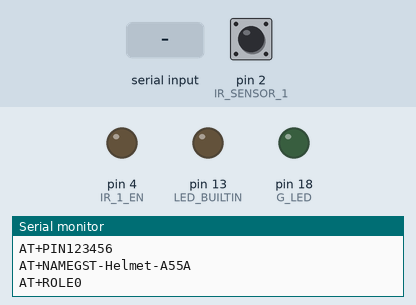
This sketch was run on a simulated Arduino Nano, built with avr-gcc and run on an emulated ATmega328P. Parts: output pins drawn as LEDs (lit = HIGH), the last lines printed to the serial monitor. Dashed ring = blinking. Inputs (shaded band) come from the test bench; at power-on: pin 2 (IR_SENSOR_1) HIGH.

Above: at 0.1 s.
At 1.3 s:
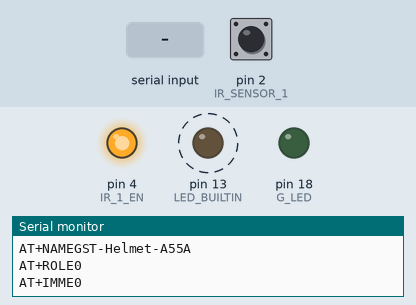
1.4 s: "$\n" received over Serial
2.9 s: pin 2 (IR_SENSOR_1) driven LOW
5.9 s: pin 2 (IR_SENSOR_1) driven HIGH
7.5 s: "*\n" received over Serial
9.0 s: "1\n" received over Serial
10.5 s: pin 2 (IR_SENSOR_1) pulsed LOW 2 times (0.12 s each, 0.3 s apart)
Timing chart, 0 to 60.1 s (numbered marks = the images above; inputs shaded):
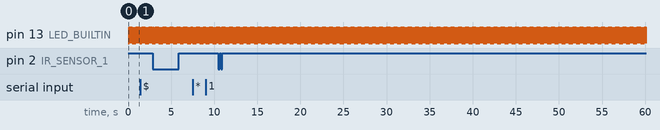

The sketch:

HelmetModule.ino
```cpp
/*
        MCU    MCU      Nano    My
        pin    func     pin    func
        -----------------------------
             |         |    |        |
        PD2  | INT0    |  2 | IR1.IN |<--------< IR SENSOR 1        (+)
        PD3  | INT1    |  3 | IR2.IN |<--------< IR SENSOR 2        (+)
             |         |    |        |
        PD0  | RXD     | RX |  IR.RX |<--------< IR MUX OUT         (+)
        PD1  | TXD     | TX |  BT.TX |>--------> BT RXD             (+)
        PB0  | PB0     |  8 |  BT.RX |<--------< BT TXD             (-)
        PB1  | PB1     |  9 | AUX.TX |>--------> (not connected)    (-)
             |         |    |        |
        PD4  | PD4     |  4 | IR1.EN |>--------> Enable RX of IR SENSOR 1 / 1=Enamble
             |         |    |        |
        -----------------------------
             |         |    |        |
        PB2  | nSS     | 10 |     SS |---------- (not connected)    (-)
        PB3  | MOSI    | 11 |   MOSI |>--------> (not connected)    (-)
        PB4  | MISO    | 12 |   MISO |<--------< (not connected)    (-)
        PB5  | SCK     | 13 |    SCK |>--------> (not connected)    (-)
             |         |    |        |
        PC4  | SDA     | A4 |    SDA |---------- (not connected)    (-)
        PC5  | SCL     | A5 |    SCL |---------- (not connected)    (-)
             |         |    |        |
        PC0  | PC0     | A0 |  R.LED |>--------> RED LED
        PC2  | PC2     | A2 |  Y.LED |>--------> YELLOW LED
        PC4  | PC4     | A4 |  G.LED |>--------> GREEN LED
             |         |    |        |
        PC0  | PC0     | A0 |  G.LED |>--------> FINISH GATE BEACON MODE INDICATOR -- RED LED CATHODE
        PC1  | PC1     | A1 |  Y.LED |>--------> ACTIVE STATUS INDICATOR           -- YELLOW LED CATHODE
        PC2  | PC2     | A2 |  G.LED |>--------> START GATE BEACON MODE INDICATOR  -- GREEN LED CATHODE
             |         |    |        |
        -----------------------------

#include <SoftwareSerial.h>

SoftwareSerial mySerial1(8, 9); // RX, TX

*/

//
const int R_LED = 14;       // A0 - pin 14
const int Y_LED = 16;       // A2 - pin 16
const int G_LED = 18;       // A4 - pin 18

const int IR_SENSOR_1 = 2;      // D2 - (pin 2)
const int IR_SENSOR_2 = 3;      // D3 - (pin 3)
const int IR_1_EN     = 4;      // D4 - (pin 4)
const int IR_STATUS_1 = G_LED;  // A4 - pin 18
const int IR_STATUS_2 = Y_LED;  // A2 - pin 16

int isOutput = 0;

const int flagLogMax = 100;
struct {unsigned long ms; int flags;} flagLog [flagLogMax];
int flagLogBegin = 0;
int flagLogEnd = 0;

const int SYSLOGSIZE = 100;
#define SYSLOG_FLAG_IR_SENSOR_1 1
#define SYSLOG_FLAG_IR_SENSOR_2 2
#define SYSLOG_FLAG_LATCH_DELAY  5000
struct sysLogRecord {unsigned long ms; unsigned int flags;} __attribute__((packed));
struct sysLogRecord sysLog[SYSLOGSIZE];
int sysLogBegin = 0;
int sysLogEnd = 0;
int sysLogPreEnd = 0;
struct sysLogRecord sysLog_Sensor1;
struct sysLogRecord sysLog_Sensor2;


const int     nmeaInMsgBufLen = 128;
char          nmeaInMsgBuf[nmeaInMsgBufLen];
int           nmeaInMsgLen = 0;   // Length of incomming message
char          nmeaInCrcVal = 0;   // NMEA checksum calculated from the message body (before '*')
int           nmeaInCrcChk = 0;   // NMEA checksum read from the NMEA message
int           nmeaInCrcPos = -1;  // Position of the checksum in the message (position of '*')


unsigned long last_ms = 0;
int           send_ms = 0;
String        k = "$PGSTC,";

int int_pause_length = 2000;
int int_message_frame = 1000;


/*
ISR (PCINT2_vect)
{
  digitalWrite(G_LED, PIND & _BV (IR_SENSOR_1) ? HIGH : LOW);
  digitalWrite(Y_LED, PIND & _BV (IR_SENSOR_2) ? HIGH : LOW);
}  // end of PCINT2_vect
*/


// the setup function runs once when you press reset or power the board
void setup() {
  // initialize digital pin LED_BUILTIN as an output.
  pinMode(LED_BUILTIN, OUTPUT);

  // Setup IR receiver pins
  pinMode(IR_SENSOR_1, INPUT);
  pinMode(IR_STATUS_1, OUTPUT);   digitalWrite(IR_STATUS_1, LOW);

  // pin change interrupt
  attachInterrupt(digitalPinToInterrupt(IR_SENSOR_1), ir_sensor_1_int_v5, CHANGE);

  Serial.begin(9600);
  Serial.println("AT+BAUD3");  // 3=4800, 4=9600, 5=19200
  Serial.flush();
  // Wait for "OK\r\n+BAUD=4800\r\n"
  Serial.begin(4800);
  Serial.println("AT+PIN123456");  // Set PIN to 123456
  Serial.flush();
  // Wait for "OK\r\n+PIN=123456\r\n"
  Serial.println("AT+NAMEGST-Helmet-A55A");  // Set NAME to GST-Helmet-A55A
  Serial.flush();
  // Wait for "OK\r\n+NAME=GST-Helmet-A55A\r\n"
  Serial.println("AT+ROLE0");  // Set to Slave or Periperial
  Serial.flush();
  // Wait for "OK\r\n+ROLE=0\r\n"
  Serial.println("AT+IMME0");  // Set to Immediate connection
  Serial.flush();
  // Wait for "OK\r\n+IMME=0\r\n"

  Serial.begin(4800);
  pinMode(IR_1_EN, OUTPUT);
  digitalWrite(IR_1_EN, HIGH);

}

// the loop function runs over and over again forever
void loop() {

  int activityLED = digitalRead(LED_BUILTIN);
  digitalWrite(LED_BUILTIN, activityLED != HIGH ? HIGH : LOW);

/*
  if ( ( send_ms > 0 ) )
  {
    Serial.println("INT");
    Serial.println("$PGSTZ,"+String(last_ms)+","+String(millis()));
  }
*/

  if ( ( send_ms > 0 ) and ( last_ms + int_message_frame > millis() ) )
  {
    if ( send_ms == 5 )
    {
      Serial.println("$PGSTZ,"+String(last_ms)+","+String(millis()));
      k = "$PGSTC," + ulongToStrLen(last_ms,8);
      k.toUpperCase();
      char z = 0;
      for(int l=1; l < k.length(); l++)
      {
        z ^= k.charAt(l);
      }
      k.concat("*");
      k.concat( String( (z & 0xF0) >> 4, HEX) );
      k.concat( String( (z & 0x0F), HEX) );
      k.toUpperCase();
    }
    Serial.println();
    Serial.println(k);
    Serial.println();
    send_ms--;
  }
  else
  {
    send_ms = 0;
  }

  while (Serial.available())
  {
    char c = Serial.read();

    if ( ( c == '$' ) or ( nmeaInMsgLen+1 >= nmeaInMsgBufLen ) )
    {
      // Reset buffer and CRCs:
      nmeaInMsgLen = 0;
      nmeaInCrcPos = -1;
      nmeaInCrcVal = 0;
      nmeaInCrcChk = 0;
    }

    if((c == '\n') || (c == '\r'))
    {
      if(nmeaInMsgLen > 0)
      {

        // Decode CRC in a message:
        if( ( nmeaInCrcPos >= 0 ) and ( nmeaInCrcPos+1 < nmeaInMsgLen ) )
        {
          for(int m=nmeaInCrcPos+1; m < nmeaInMsgLen; m++)
          {
            char a;
            a = nmeaInMsgBuf[m];
            if( ( a < '0' ) or ( a > '9' and a < 'A' ) or ( a > 'F' ) )
            {
              nmeaInCrcChk = 0x1FF;  // incorrect CRC
            }
            else
            {
              nmeaInCrcChk = ( nmeaInCrcChk << 4 ) + a - ( ( a <= '9' ) ? '0' : '7' );
            }
            if( nmeaInCrcChk > 0xFF )
            {
              break;
            }
          }
        }

/*****
        Serial.print( "@ ");
        Serial.println(nmeaInMsgBuf);

        //
        Serial.println("@ Calculated CRC: '" + String(nmeaInCrcVal,HEX) + "'");
        if( nmeaInCrcPos < 0 )
        {
          Serial.println("@ No CRC sign '*' found in message!");
        }
        else if( nmeaInCrcPos+1 >= nmeaInMsgLen )
        {
          Serial.println( "@ No CRC after '*' found!");
        }
        else if( nmeaInCrcChk > 0xFF )
        {
          Serial.println( "@ Incorrect incomming CRC!");
        }
        else
        {
          Serial.println( "@ Incomming CRC: '" + String(nmeaInCrcChk,HEX) + "'");
          Serial.println( ( nmeaInCrcVal == nmeaInCrcChk ) ? "@ CRC is OK!" : "@ CRC check failed!");
        }
*****/

        if ( ( nmeaInCrcVal == nmeaInCrcChk ) or ( nmeaInCrcPos < 0 ) )
        {
          Serial.println( nmeaInMsgBuf);
        }


/***************************************************************
        Serial.print( "# ");
        Serial.println(nmeaInMsgBuf);


        // Check Input Buffer Checksum
        char calculatedCRC = 0;
        int decodedCRC = 0;
        int PositionOfCRC = -1;
        for(int l=1; l < nmeaInMsgLen; l++)
        {
          if( nmeaInMsgBuf[l] == '*' )
          {
            PositionOfCRC = l;
            break;
          }
          calculatedCRC ^= nmeaInMsgBuf[l];
        }
        Serial.println("# Calculated CRC: '" + String(calculatedCRC,HEX) + "'");
        if( PositionOfCRC < 0 )
        {
          Serial.println("# No CRC sign '*' found!");
        }
        else if( PositionOfCRC+1 < nmeaInMsgLen )
        {
          // Serial.print( "# ");
          // Serial.println( &nmeaInMsgBuf[PositionOfCRC+1]);
          for(int m=PositionOfCRC+1; m < nmeaInMsgLen; m++)
          {
            char c;
            c = nmeaInMsgBuf[m];
            if( ( c < '0' ) or ( c > '9' and c < 'A' ) or ( c > 'F' ) )
            {
              decodedCRC = 0x1FF;
            }
            else
            {
              c = c - ( ( c <= '9' ) ? '0' : '7' );
              decodedCRC = ( decodedCRC << 4 ) + c;
            }
            if( decodedCRC > 0xFF )
            {
              break;
            }
          }
          if( decodedCRC > 0xFF )
          {
            Serial.println( "# Incorrect incomming CRC!");
          }
          else
          {
            Serial.println( "# Incomming CRC: " + String(decodedCRC,HEX));
          }

          Serial.println( ( calculatedCRC == decodedCRC ) ? "# CRC is OK!" : "# CRC check failed!");
        }
        else
        Serial.println( "# No CRC after '*' found!");
        if ( ( calculatedCRC == decodedCRC ) or ( PositionOfCRC < 0 ) )
        {
          Serial.println( nmeaInMsgBuf);
        }
***************************************************************/


        // -----------------------------
        Serial.flush();

        // Reset buffer and CRCs:
        nmeaInMsgLen = 0;
        nmeaInCrcPos = -1;
        nmeaInCrcVal = 0;
        nmeaInCrcChk = 0;
      }
    }
    else
    {
      if(nmeaInMsgLen < nmeaInMsgBufLen)
      {
        if( ( c == '*' ) and ( nmeaInCrcPos < 0 ) )
        {
          nmeaInCrcPos = nmeaInMsgLen;
        }
        if( ( nmeaInCrcPos < 0 ) and ( c != '$' ) )
        {
          nmeaInCrcVal ^= c;
        }
        nmeaInMsgBuf[nmeaInMsgLen++] = c;
        nmeaInMsgBuf[nmeaInMsgLen] = 0;  // append null terminator
      }
    }
  }

/*
  while( sysLogBegin != sysLogEnd )
  {
    unsigned long ms = sysLog[sysLogBegin].ms;
    int h = ms / 3600000;
    ms %= 3600000;
    int m = ms / 60000;
    ms %= 60000;
    int s = ms / 1000;
    ms %= 1000;
    Serial.print( IntToStrLen(h,2) + ":" + IntToStrLen(m,2) + ":" + IntToStrLen(s,2) + "." + IntToStrLen(ms,3) );
    Serial.print( " - " );
    Serial.print( sysLog[sysLogBegin].flags );
    Serial.print( " - " );
    Serial.print( (((sysLog[sysLogBegin].flags & 1) != 0) ? "GREEN" : "green"));
    Serial.print( " - " );
    Serial.print( (((sysLog[sysLogBegin].flags & 2) != 0) ? "YELLOW" : "yellow"));
//    Serial.print( " - " );
//    Serial.print( (flagLogMax + flagLogEnd - flagLogBegin) % flagLogMax);
    Serial.print( " - [" );
    Serial.print( IntToStrLen(sysLogBegin,2));
    Serial.print( "-" );
    Serial.print( IntToStrLen(sysLogEnd,2));
    Serial.print( "]=" );
    Serial.print( (SYSLOGSIZE + sysLogEnd - sysLogBegin) % SYSLOGSIZE);
    sysLogBegin = (sysLogBegin + 1) % SYSLOGSIZE;
    Serial.println(" *");
  }
*/

  delay(15);
//  Serial.println("IT'S ME!");
}

/*
  SerialEvent occurs whenever a new data comes in the hardware serial RX. This
  routine is run between each time loop() runs, so using delay inside loop can
  delay response. Multiple bytes of data may be available.
*/
/*
void serialEvent()
{
  while (Serial.available())
  {
    // Read one byte
    unsigned char inChar = (unsigned char) Serial.read();

    if( inChar == '$' )
    {
      nmeaInputBuffer = inChar;
      nmeaInputCR     = false;
    }
    else if( nmeaInputBuffer.length() > 0 )
    {
      nmeaInputBuffer += inChar;
      if( inChar == 13 )  nmeaInputCR = true;
      if( ( inChar == 10 ) and ( nmeaInputCR ) )
      {
        nmeaInputString    = nmeaInputBuffer;
        nmeaStringComplete = true;
        nmeaInputBuffer    = "";
        nmeaInputCR        = false;
      }
    }
  }
}
*/
void ir_sensor_interrupt()
{
  int ir1_reading = digitalRead(IR_SENSOR_1);
  int ir2_reading = digitalRead(IR_SENSOR_2);
  digitalWrite(G_LED, ir1_reading == HIGH ? LOW : HIGH);
  digitalWrite(Y_LED, ir2_reading == HIGH ? LOW : HIGH);
//  digitalWrite(G_LED, PIND & _BV (IR_SENSOR_1) ? LOW : HIGH);
  isOutput = (ir1_reading == HIGH ? 0 : 1) | (ir2_reading == HIGH ? 0 : 2) ;
  flagLog[flagLogEnd].ms = millis();
  flagLog[flagLogEnd].flags = isOutput;
  flagLogEnd = (flagLogEnd + 1) % flagLogMax;
}

void ir_sensor_interrupt_v2()
{
  unsigned int ir1_reading = digitalRead(IR_SENSOR_1);
  unsigned int ir2_reading = digitalRead(IR_SENSOR_2);
  unsigned long ms = millis();

  ir1_reading = ir1_reading == HIGH ? 0 : SYSLOG_FLAG_IR_SENSOR_1;
  ir2_reading = ir2_reading == HIGH ? 0 : SYSLOG_FLAG_IR_SENSOR_2;

  if( (ms-sysLog_Sensor1.ms) > SYSLOG_FLAG_LATCH_DELAY )
  {
    if( ir1_reading != sysLog_Sensor1.flags )
    {
      sysLog_Sensor1.flags = ir1_reading;
      sysLog_Sensor1.ms = ms;
    }
  }
  if( (ms-sysLog_Sensor2.ms) > SYSLOG_FLAG_LATCH_DELAY )
  {
    if( ir2_reading != sysLog_Sensor2.flags )
    {
      sysLog_Sensor2.flags = ir2_reading;
      sysLog_Sensor2.ms = ms;
    }
  }
  if(sysLog_Sensor1.ms == ms or sysLog_Sensor2.ms == ms)
  {
    digitalWrite(G_LED, ir1_reading ? LOW : HIGH);
    digitalWrite(Y_LED, ir2_reading ? LOW : HIGH);
    if( sysLog[sysLogPreEnd].ms != ms )
    {
      sysLogPreEnd = sysLogEnd;
      sysLogEnd = (sysLogEnd + 1) % SYSLOGSIZE;
    }
    sysLog[sysLogPreEnd].ms = ms;
    sysLog[sysLogPreEnd].flags = sysLog_Sensor1.flags | sysLog_Sensor2.flags;
//    sysLogPreEnd = sysLogEnd;
//    sysLogEnd = (sysLogEnd + 1) % SYSLOGSIZE;
  }
}

void ir_sensor_1_int_v5()
{
  unsigned long ms = millis();
  if( ms > ( last_ms + int_pause_length ) )
  {
    last_ms = ms;
    send_ms = 5;
  }
}

void ir_sensor_1_int()
{
  int ir1_reading = digitalRead(IR_SENSOR_1);
  digitalWrite(G_LED, ir1_reading == HIGH ? LOW : HIGH);
//  digitalWrite(G_LED, PIND & _BV (IR_SENSOR_1) ? LOW : HIGH);
  isOutput |= 1;
  flagLog[flagLogEnd].ms = millis();
  flagLog[flagLogEnd].flags = 1;
  flagLogEnd = (flagLogEnd + 1) % flagLogMax;
}

void ir_sensor_2_int()
{
  int ir2_reading = digitalRead(IR_SENSOR_2);
  digitalWrite(Y_LED, ir2_reading == HIGH ? LOW : HIGH);
//  digitalWrite(Y_LED, PIND & _BV (IR_SENSOR_2) ? LOW : HIGH);
  isOutput |= 2;
  flagLog[flagLogEnd].ms = millis();
  flagLog[flagLogEnd].flags = 2;
  flagLogEnd = (flagLogEnd + 1) % flagLogMax;
}

String IntToStrLen( int i, int l)
{
  String r = "0000000000000000000" + String(i);
//  if( r.length() < l )
//  {
//    r = "000" + r;
    return r.substring(r.length()-l);
//    r.replace("_",c);
//  }
//  return r;
}

String ulongToStrLen( unsigned long i, int l)
{
  String r = "0000000000000000000" + String(i);
//  if( r.length() < l )
//  {
//    r = "000" + r;
    return r.substring(r.length()-l);
//    r.replace("_",c);
//  }
//  return r;
}
```

Measured:
- by itself, pin 13 (LED_BUILTIN): alternates HIGH for 0.02 s and LOW for 0.02 s
